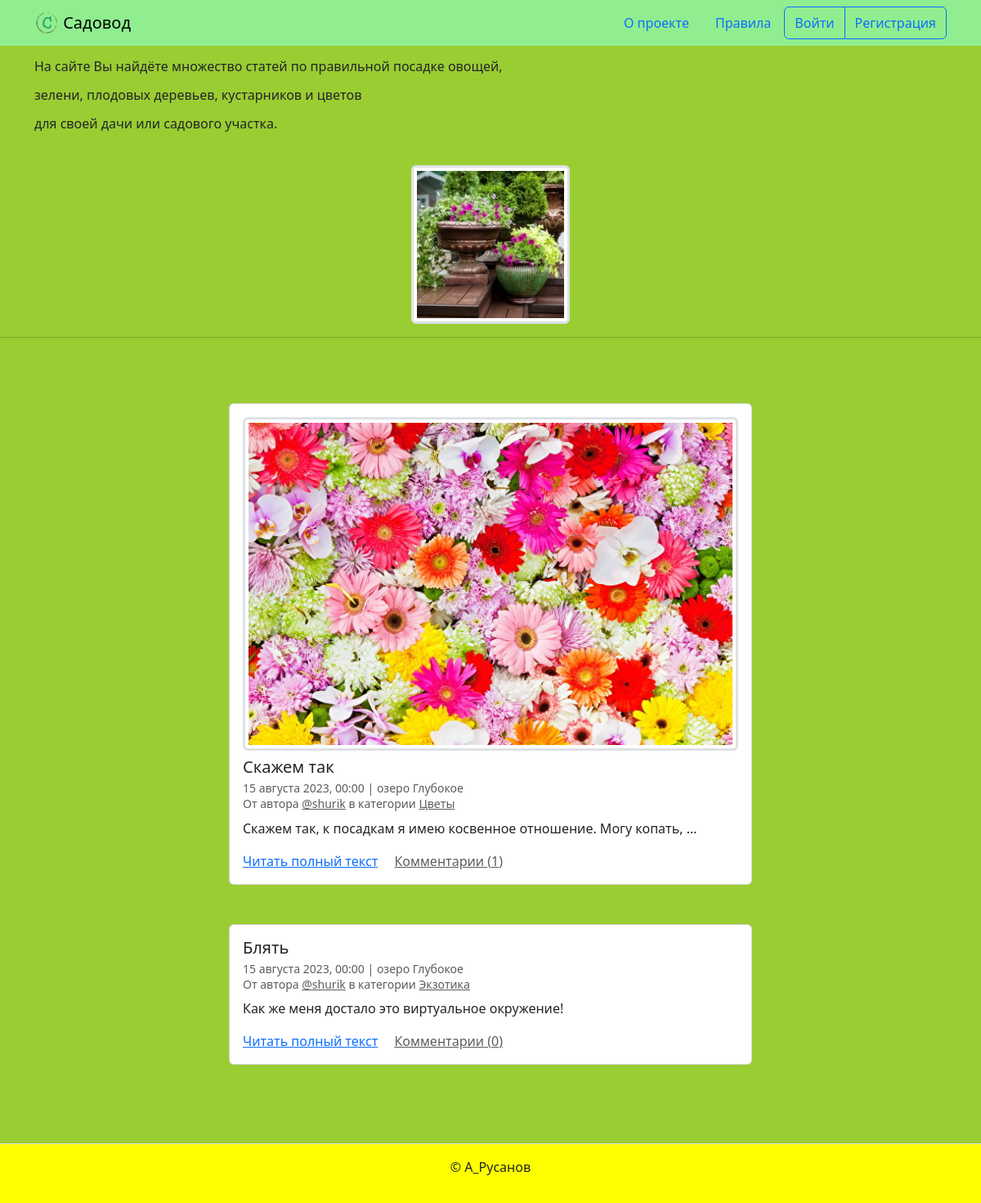
/, run on an earlier commit of the app's database.
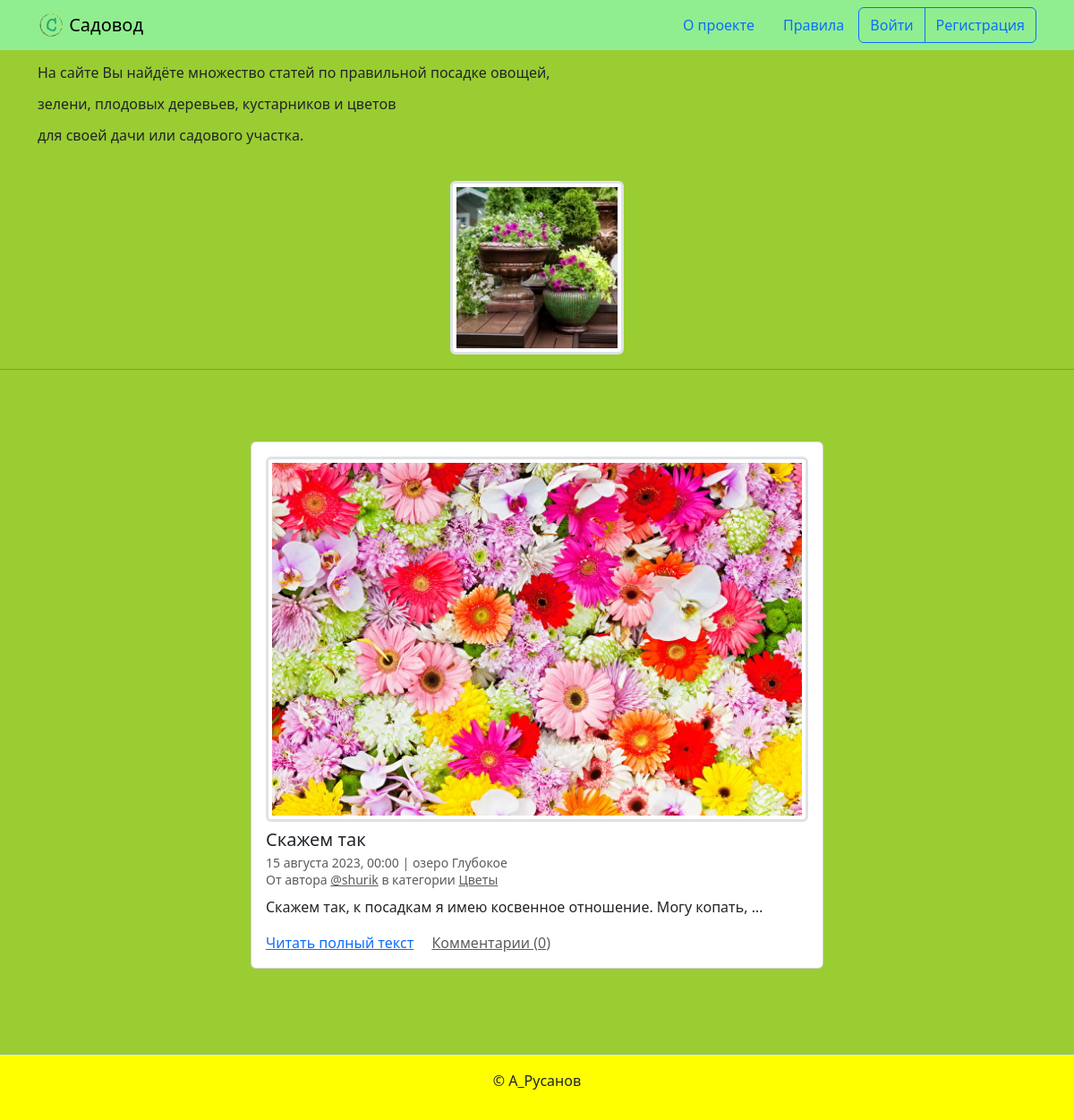
And on a later commit of the database.
### posts/models.py (models this page shows, shortened)
class PublishedModel(models.Model):
    is_published = models.BooleanField(
        default=True,
        verbose_name='Опубликовано',
        help_text='Снимите галочку, чтобы скрыть публикацию.'
    )
    created_at = models.DateTimeField(
        auto_now_add=True,
        verbose_name='Добавлено'
    )
    class Meta:
        abstract = True

class Post(PublishedModel):
    title = models.CharField(max_length=256, verbose_name='Заголовок')
    text = models.TextField(verbose_name='Текст')
    pub_date = models.DateTimeField(
        verbose_name='Дата и время публикации',
        help_text='Если установить дату'
                  ' и время в будущем —'
                  ' можно делать отложенные публикации.'
    )
    image = models.ImageField('Фото', upload_to='post_images', blank=True)
    author = models.ForeignKey(
        User,
        on_delete=models.CASCADE,
        verbose_name='Автор публикации',
        related_name='posts'
    )
    location = models.ForeignKey(
        'Location',
        on_delete=models.SET_NULL,
        null=True, blank=True,
        verbose_name='Местоположение',
        related_name='posts',
    )
    category = models.ForeignKey(
        'Category',
        on_delete=models.SET_NULL,
        null=True, verbose_name='Категория',
        related_name='posts',
    )
    class Meta:
        verbose_name = 'публикация'
        verbose_name_plural = 'Публикации'

class Location(PublishedModel):
    name = models.CharField(
        max_length=256,
        verbose_name='Название места',
    )
    class Meta:
        verbose_name = 'местоположение'
        verbose_name_plural = 'Местоположения'

class Category(PublishedModel):
    title = models.CharField(max_length=256, verbose_name='Заголовок')
    description = models.TextField(verbose_name='Описание')
    slug = models.SlugField(
        unique=True,
        verbose_name='Идентификатор',
        help_text='Идентификатор страницы для URL; разрешены символы'
                  ' латиницы, цифры, дефис и подчёркивание.'
    )
    class Meta:
        verbose_name = 'категория'
        verbose_name_plural = 'Категории'

### posts/views.py (the view)
# urls.py: path('', views.IndexListView.as_view(), name='index'),
class IndexListView(ListView):
    model = Post
    template_name = 'posts/index.html'
    paginate_by = 10
    queryset = Post.objects.select_related(
        'location', 'author', 'category'
    ).filter(
        pub_date__lte=timezone.now(),
        is_published=True,
        category__is_published=True,
    ).order_by('-pub_date').annotate(comment_count=Count('post_comments'))
    def get_context_data(self, **kwargs):
        context = super().get_context_data(**kwargs)
        context['comment_count'] = Comment.objects.annotate(Count('id'))
        return context

### templates/posts/index.html (shortened to what this page needs)
{% extends "base.html" %}
{% block content %}
  {% for post in page_obj %}
    <article class="mb-5">
      {% include "includes/post_card.html" %}
    </article>
  {% endfor %}
{% endblock %}

### templates/base.html (shortened to what this page needs)
{% load static %}
{% load django_bootstrap5 %}
<!DOCTYPE html>
<html lang="ru">
  <head>
    {% bootstrap_css %}
  </head>
  <body>
    {% include "includes/header.html" %}
    <main style="background-color: yellowgreen">
      <h6 class="container py-3 text-left">
        <p>На сайте Вы найдёте множество статей по правильной посадке овощей,</p>
        <p> зелени, плодовых деревьев, кустарников и цветов</p>
        <p>для своей дачи или садового участка.</p>
      </h6>
      <div>
        <img class="border-3 rounded img-fluid img-thumbnail mb-2 mx-auto d-block" src="{% static 'img/flowers.jpg' %}">
      </div>
      <hr>
      <div class="container py-5">
        <p>
        {% block content %}{% endblock %}
      </div>
    </main>
    {% include "includes/footer.html" %}
  </body>
</html>

### templates/includes/header.html
{% load static %}
<header>
  <nav class="navbar navbar-light" style="background-color: lightgreen">
    <div class="container">
      <a class="navbar-brand" href="{% url 'posts:index' %}">
        <img src="{% static 'img/logo.png' %}" width="30" height="30" class="d-inline-block align-top" alt="">
        Садовод
      </a>
      {% with request.resolver_match.view_name as view_name %}
        <ul class="nav  nav-pills">
          <li class="nav-item">
            <a class="nav-link {% if view_name == 'pages:about' %} text-white {% endif %}" href="{% url 'pages:about' %}">
              О проекте
            </a>
          </li>
          <li class="nav-item">
            <a class="nav-link {% if view_name == 'pages:rules' %} text-white {% endif %}" href="{% url 'pages:rules' %}">
              Правила
            </a>
          </li>
          {% if user.is_authenticated %}
            <div class="btn-group" role="group" aria-label="Basic outlined example">
              <button type="button" class="btn btn-outline-primary"><a class="text-decoration-none text-reset"
                  href="{% url 'posts:create_post' %}">Написать пост</a></button>
              <button type="button" class="btn btn-outline-primary"><a class="text-decoration-none text-reset"
                  href="{% url 'posts:profile' user.username %}">{{ user.username }}</a></button>
              <button type="button" class="btn btn-outline-primary"><a class="text-decoration-none text-reset"
                  href="{% url 'logout' %}">Выйти</a></button>
            </div>
          {% else %}
            <div class="btn-group" role="group" aria-label="Basic outlined example">
              <button type="button" class="btn btn-outline-primary"><a class="text-decoration-none text-reset"
                  href="{% url 'login' %}">Войти</a></button>
              <button type="button" class="btn btn-outline-primary"><a class="text-decoration-none text-reset"
                  href="{% url 'registration' %}">Регистрация</a></button>
            </div>
          {% endif %}
        </ul>
      {% endwith %}
    </div>
  </nav>
</header>

### templates/includes/post_card.html (shortened to what this page needs)
<div class="col d-flex justify-content-center">
  <div class="card" style="width: 40rem;">
    <div class="card-body">
      {% if post.image %}
        <a href="{{ post.image.url }}" target="_blank">
          <img class="border-3 rounded img-fluid img-thumbnail mb-2 mx-auto d-block" src="{{ post.image.url }}">
        </a>
      {% endif %}
      <h5 class="card-title">{{ post.title }}</h5>
      <h6 class="card-subtitle mb-2 text-muted">
        <small>
          {{ post.pub_date|date:"d E Y, H:i" }} | {% if post.location and post.location.is_published %}{{ post.location.name }}{% else %}Планета Земля{% endif %}<br>
          От автора <a class="text-muted" href="{% url 'posts:profile' post.author %}">@{{ post.author.username }}</a> в
          категории {% include "includes/category_link.html" %}
        </small>
      </h6>
      <p class="card-text">{{ post.text|truncatewords:10 }}</p>
      <a href="{% url 'posts:post_detail' post.id %}" class="card-link">Читать полный текст</a>
      <a href="{% url 'posts:post_detail' post.id %}" class="card-link text-muted">Комментарии ({{ post.comment_count }})</a>
    </div>
  </div>
</div>

### templates/includes/category_link.html
<a class="text-muted" href="{% url 'posts:category_posts' post.category.slug %}">
  {{ post.category.title }}
</a>

### templates/includes/footer.html
<footer class="border-top text-center py-3" style="background-color: yellow">
  <p>© А_Русанов</p>
</footer>

What changed in the data, as far as the page shows it:
removed Post: title "Блять", pub_date "15 августа 2023, 00:00", location.name "озеро Глубокое", author.username "shurik", category "Экзотика", text "Как же меня достало это виртуальное окружение!", comment_count "0"
computed for Post "Скажем так": comment_count "1" → "0"
